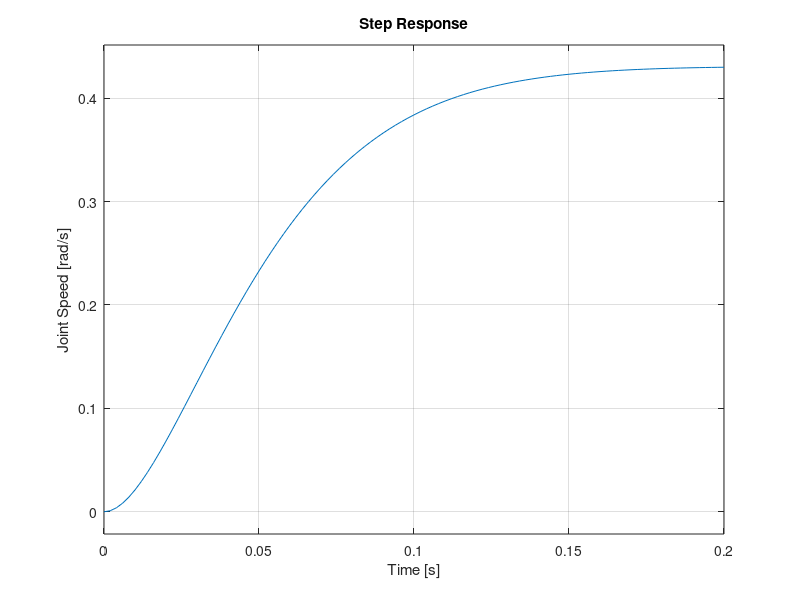

Source code (MATLAB):
%Transfer Functions
%Robot Link Velocity Response

L = 0.062;
R=2.5;
n=20;
dur = 0.2; 
kt = 0.026; %Nm/A
kb = 0.02; %V/rad s-1

Jeq = 0.00004; %kg/m^2
beq = 0.001 %0.001; %Nm/rad s-1

b2 = L*Jeq;
b1 = L*beq+R*Jeq;
b0 = R*beq+kb*kt;
a0 = kt/n;

Psys = tf([a0],[b2 b1 b0 0]);
subplot(211); step(Psys,dur); ylabel('Joint Position [rad]'); grid on;


Vsys = tf([a0],[b2 b1 b0]);
subplot(212); step(Vsys,dur); ylabel('Joint Speed [rad/s]'); grid on;

xlabel('Time [s]')
Psys
Vsys